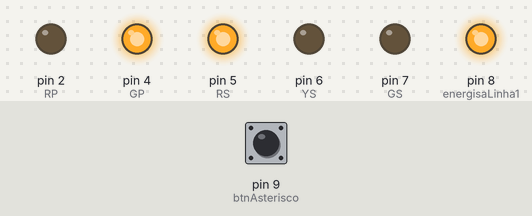
The sketch below on a simulated Arduino Uno, built with avr-gcc and run on an emulated ATmega328P. On the bench: output pins drawn as LEDs (lit = HIGH). Inputs (shaded band) come from the test bench; at power-on: pin 9 (btnAsterisco) LOW. Pins used as bus, display or sensor lines are not drawn.

Above: at 11.2 s.
11.3 s: pin 9 (btnAsterisco) pulled HIGH for 0.15 s
At 11.9 s:
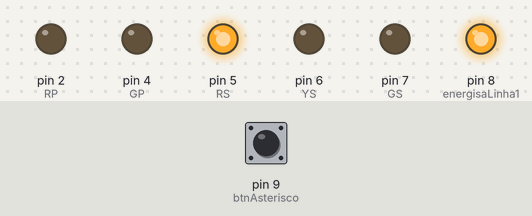
At 21.9 s:
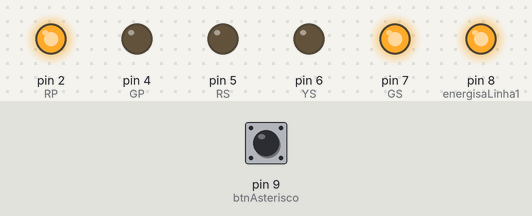
Timing chart, 0 to 22.8 s (numbered marks = the images above; inputs shaded):
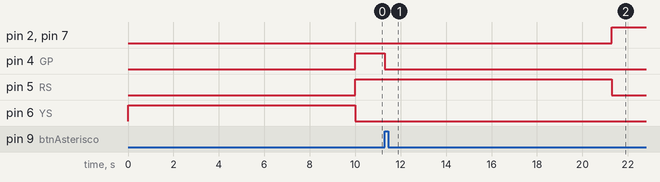

Measured:
- after the input at 11.3 s, pin 2 (RP), pin 7 (GS): LOW → HIGH after 10.0 s; pin 4 (GP): HIGH → LOW at once; pin 5 (RS): HIGH → LOW after 10.0 s

The sketch:

codigo.ino
```cpp
#define RP 2
#define YP 3
#define GP 4
#define RS 5
#define YS 6
#define GS 7
#define energisaLinha1 8
#define btnAsterisco   9

void setup(){
    pinMode(RP,OUTPUT);
    pinMode(YP,OUTPUT);
    pinMode(GP,OUTPUT);
    pinMode(RS,OUTPUT);
    pinMode(YS,OUTPUT);
    pinMode(GS,OUTPUT);
    pinMode(energisaLinha1,OUTPUT);
    pinMode(btnAsterisco,INPUT);
    digitalWrite(energisaLinha1,HIGH);
    liberaPrincipal();
}

void loop(){
    if(isPedestre()){
        liberaSecundaria();
        delay(60000);
        liberaPrincipal();
    }
}

void liberaPrincipal(){
    /* secundaria amarelo primeiro */
    digitalWrite(RS,LOW);
    digitalWrite(YS,HIGH);
    digitalWrite(GS,LOW);
    delay(10000);
    /* secundaria vermelho */
    digitalWrite(RS,HIGH);
    digitalWrite(YS,LOW);
    digitalWrite(GS,LOW);
    /* principal verde */
    digitalWrite(RP,LOW);
    digitalWrite(YP,LOW);
    digitalWrite(GP,HIGH);
}

void liberaSecundaria(){
    /* primaria amarelo primeiro */
    digitalWrite(RP,LOW);
    digitalWrite(YP,HIGH);
    digitalWrite(GP,LOW);
    delay(10000);
    /* primaria vermelho */
    digitalWrite(RP,HIGH);
    digitalWrite(YP,LOW);
    digitalWrite(GP,LOW);
    /* secundaria verde */
    digitalWrite(RS,LOW);
    digitalWrite(YS,LOW);
    digitalWrite(GS,HIGH);
}

bool isPedestre(){
    if(digitalRead(btnAsterisco)){ return true;}
    else {return false;}
}
```
